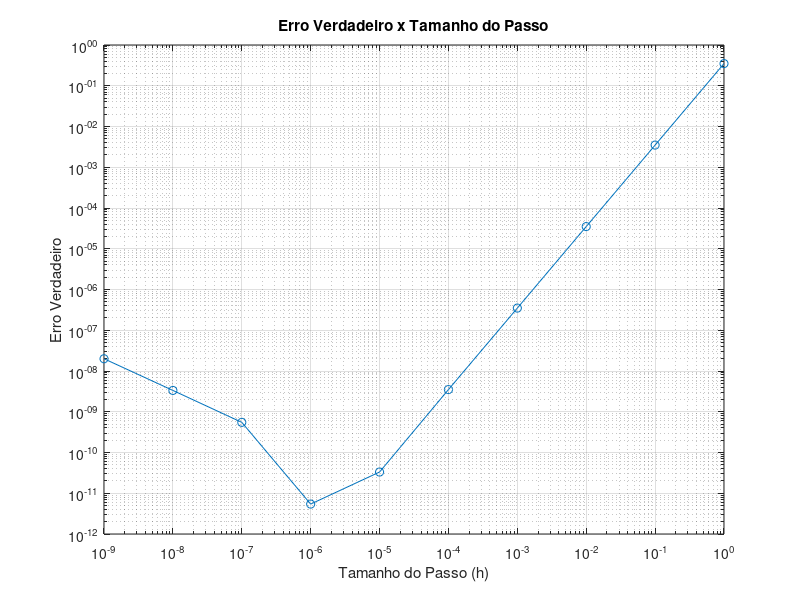

Here is the MATLAB script that generated this plot:
clc;
clear all;
close all;

% Define a função f(x)
f = @(x) -0.1*x.^4 - 0.15*x.^3 - 0.5*x.^2 - 0.25*x + 1.2;

% Define a derivada exata de f(x) calculada analiticamente
f_prime_exact = @(x) -0.4*x.^3 - 0.45*x.^2 - 1.0*x - 0.25;

% Ponto em que queremos calcular a derivada
x = 0.5;

% Valor exato da derivada em x = 0.5
valor_verdadeiro = f_prime_exact(x);

% Inicializa o tamanho do passo e outros parâmetros
h = 1;
n = 10; % Número de passos
resultados = zeros(n, 3); % Para armazenar os resultados

% Loop para calcular a diferença finita para vários tamanhos de h
for i = 1:n
    % Calcula a diferença centrada
    diferenca_finita = (f(x + h) - f(x - h)) / (2*h);

    % Calcula o erro verdadeiro
    erro_verdadeiro = abs(valor_verdadeiro - diferenca_finita);

    % Armazena os resultados
    resultados(i, :) = [h, diferenca_finita, erro_verdadeiro];

    % Exibe os resultados da iteração atual
    fprintf('Passo h: %.10f | Diferença Finita: %.10f | Erro Verdadeiro: %.10f\n', h, diferenca_finita, erro_verdadeiro);

    % Divide o tamanho do passo por 10
    h = h / 10;
end

% Exibe a tabela de resultados
fprintf('\nTamanho do passo | Diferença Finita | Erro Verdadeiro\n');
disp(resultados);

% Traça o gráfico do erro em função do tamanho do passo
figure;
loglog(resultados(:, 1), resultados(:, 3), '-o');
xlabel('Tamanho do Passo (h)');
ylabel('Erro Verdadeiro');
title('Erro Verdadeiro x Tamanho do Passo');
grid on;

